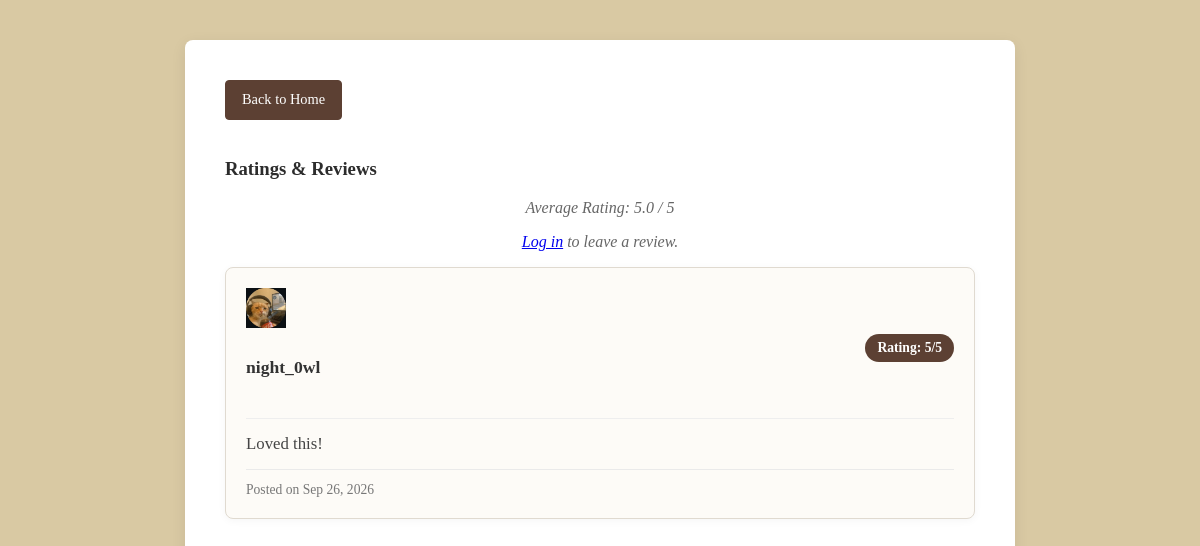
The app's page /catalog/book/21/, older data.
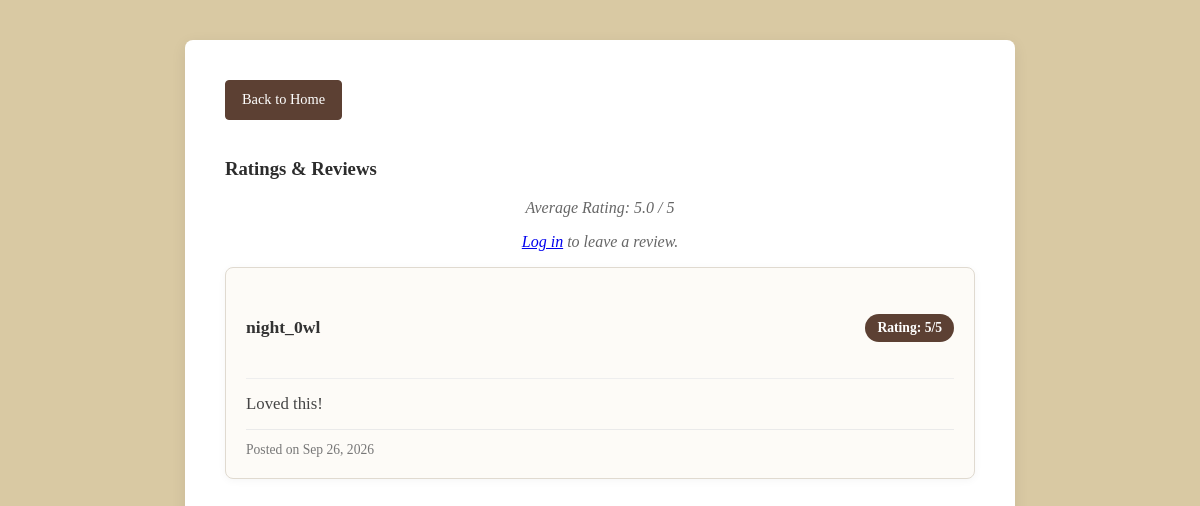
The same page, newer data.
### catalog/models.py (models this page shows, shortened)
class Review(models.Model):
    review_id = models.AutoField(primary_key=True)
    book = models.ForeignKey(Book, on_delete=models.CASCADE, related_name='reviews')
    user = models.ForeignKey(User, on_delete=models.CASCADE, related_name='reviews')
    rating = models.IntegerField()
    comment = models.TextField()
    created_at = models.DateTimeField(auto_now_add=True)
    updated_at = models.DateTimeField(auto_now=True)

class UserProfile(models.Model):
    user = models.OneToOneField(User, on_delete=models.CASCADE)
    full_name = models.CharField(max_length=150, blank=True)
    bio = models.TextField(blank=True)
    profile_picture = models.ImageField(upload_to='profile_pics/', blank=True, null=True)
    is_verified = models.BooleanField(default=False)
    verification_token = models.CharField(max_length=100, blank=True, null=True)

### catalog/views.py (the view)
# urls.py: path('book/<int:book_id>/', views.book_detail, name='book_detail'),
def book_detail(request, book_id):
    book = get_object_or_404(Book, pk=book_id)
    reviews = Review.objects.filter(book=book)
    avg_rating = reviews.aggregate(Avg('rating'))['rating__avg']
    user_has_reviewed = False
    if request.user.is_authenticated:
        user_has_reviewed = reviews.filter(user=request.user).exists()
    context = {
        'book': book,
        'reviews': reviews,
        'avg_rating': avg_rating,
        'user_has_reviewed': user_has_reviewed,
    }
    return render(request, 'catalog/book_detail.html', context)

### catalog/templates/catalog/book_detail.html (shortened to what this page needs)
<head>
    {% load static %}
    <link rel="stylesheet" href="{% static 'catalog/style.css' %}">
</head>
<body>
    <div class="book-card">
        <div class="mb-3">
        <a href="{% url 'index' %}" class="custom-back-btn">Back to Home</a>
    </div>
    <div class="reviews-section mt-5">
    <h3>Ratings & Reviews</h3>
    <p>Average Rating:
    {% if avg_rating %}
        {{ avg_rating|floatformat:1 }} / 5
    {% else %}
        No ratings yet
    {% endif %}
    </p>
    {% if user.is_authenticated %}
        {% if not user_has_reviewed %}
        <form method="POST" action="{% url 'add_review' book.pk %}" class="mb-4">
            {% csrf_token %}
            <div class="mb-3">
                <label for="rating" class="form-label">Rating (1-5)</label>
                <select name="rating" id="rating" class="form-select" required>
                    <option value="" selected disabled>Choose...</option>
                    <option value="1">1 - Poor</option>
                    <option value="2">2 - Average</option>
                    <option value="3">3 - Good</option>
                    <option value="4">4 - Very Good</option>
                    <option value="5">5 - Excellent</option>
                </select>
            </div>
            <div class="mb-3">
                <label for="comment" class="form-label">Review Comment</label>
                <textarea name="comment" id="comment" rows="3" class="form-control" placeholder="Write your review here..."></textarea>
            </div>
            <button type="submit" class="btn btn-primary">Submit Review</button>
        </form>
    {% else %}
        <p class="text-muted fst-italic mb-4">You have already reviewed this book. You can edit your existing review below.</p>
        {% endif %}
    {% else %}
        <p><a href="{% url 'login' %}">Log in</a> to leave a review.</p>
    {% endif %}
    <div class="list-group">
        {% for review in reviews %}
            <div class="list-group-item list-group-item-action flex-column align-items-start mb-2">
                <div class="d-flex w-100 justify-content-between review-header">
                    <div class="d-flex align-items-center">
        {% if review.user.userprofile.profile_picture %}
        <img src="{{ review.user.userprofile.profile_picture.url }}" alt="{{ review.user.username }}" class="rounded-circle me-2" width="40" height="40" style="object-fit: cover;">
    {% endif %}
                <h5 class="mb-0 fw-bold">{{ review.user.username }}</h5>
            </div>
                    <span class="badge bg-secondary">Rating: {{ review.rating }}/5</span>
                </div>
                <p class="mb-1 review-comment">{{ review.comment }}</p>
                <div class="review-footer">
                <small class="text-muted">Posted on {{ review.created_at|date:"M d, Y" }}</small>
</div>
            </div>
        {% empty %}
            <p class="text-muted">No reviews yet. Be the first to review this book!</p>
        {% endfor %}
    </div>
</div>
</body>
</html>

Row changes from the older to the newer data that the page shows:
changed Review "Loved this!": user.userprofile.profile_picture: picture removed
